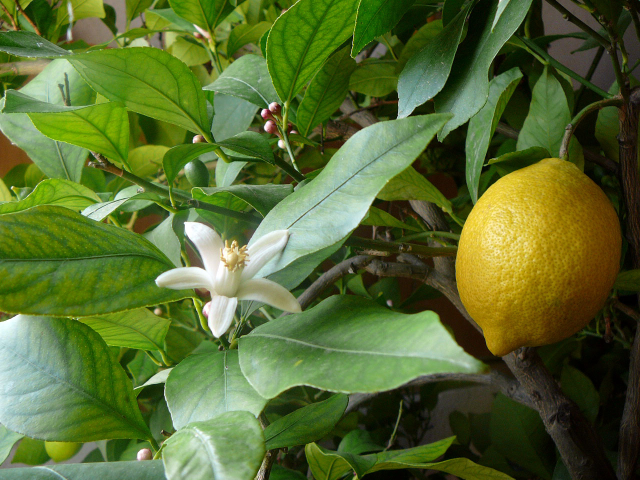
#> input picture _RandomBasicOperations/data/lemon.JPG, 1280 x 960 px, found by its file name (shown at 1/2 size)
$ jupyter execute 8-Threshold_HSV.ipynb
#> lines starting #> are read from the running program, lines starting #| are printed output that depends on the picture; after the words box and inside, x2 and y2 are one past the last pixel; in counts of white or black regions, pixels touching at a corner belong together
[cell 1]
# General import
import os

# 3rd-party import
import cv2
import numpy as np
from PIL import Image
import matplotlib.pyplot as plt

# Local import

[cell 2]
def get_limits(color):
	c = np.uint8([[color]]) # BGR values to convert to HSV
	hsvC = cv2.cvtColor(c, cv2.COLOR_BGR2HSV)

	lowerLimit = hsvC[0][0][0] - 6, 150, 50
	upperLimit = hsvC[0][0][0] + 6, 255, 255

	lowerLimit = np.array(lowerLimit, dtype=np.uint8)
	upperLimit = np.array(upperLimit, dtype=np.uint8)

	return lowerLimit, upperLimit

[cell 3]
yellow = [0, 255, 255] # yellow in BGR colorspace
lowerLimit, upperLimit = get_limits(color=yellow)

[cell 4]
img_path = '../data/lemon.jpg'
img = cv2.imread(img_path)
#> img is the input picture: shape (960, 1280, 3); mean B, G, R 48.8, 106.6, 87

[cell 5]
img_rgb = cv2.cvtColor(img, cv2.COLOR_BGR2RGB)
plt.imshow(img_rgb)
plt.axis('off')
plt.show()

[cell 6]
img_hsv = cv2.cvtColor(img, cv2.COLOR_BGR2HSV)
#> img_hsv: shape (960, 1280, 3); mean H, S, V 42.4, 166.6, 110.2
plt.imshow(img_hsv)
plt.axis('off')
plt.show()

[cell 7]
yellow_mask = cv2.inRange(img_hsv, lowerLimit, upperLimit)
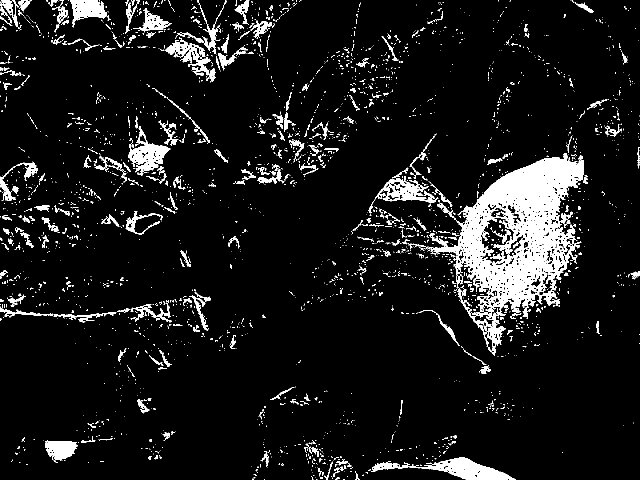
#> yellow_mask: shape (960, 1280) (shown at 1/2 size); 8.6% white; 2862 white regions (2501 under 20 px), largest, box (x1, y1, x2, y2) and area: (816, 306, 1168, 712) 45821, (742, 915, 1032, 960) 4739, (256, 252, 341, 351) 3042
plt.imshow(yellow_mask)
plt.axis('off')
plt.show()

[cell 8]
kernel = np.ones((3, 3), np.uint8)
yellow_mask = cv2.erode(yellow_mask, kernel, iterations=1)
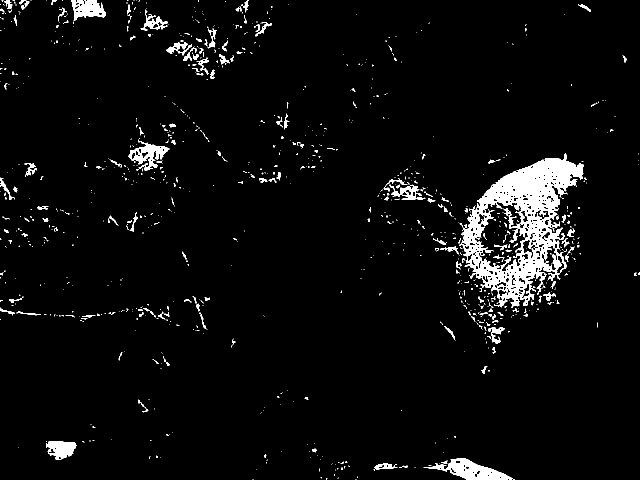
#> yellow_mask: shape (960, 1280) (shown at 1/2 size); 4% white; 981 white regions (822 under 20 px), largest, box (x1, y1, x2, y2) and area: (919, 307, 1167, 616) 26778, (847, 916, 1026, 960) 3212, (257, 279, 339, 341) 1794
yellow_mask = cv2.dilate(yellow_mask, kernel, iterations=1)
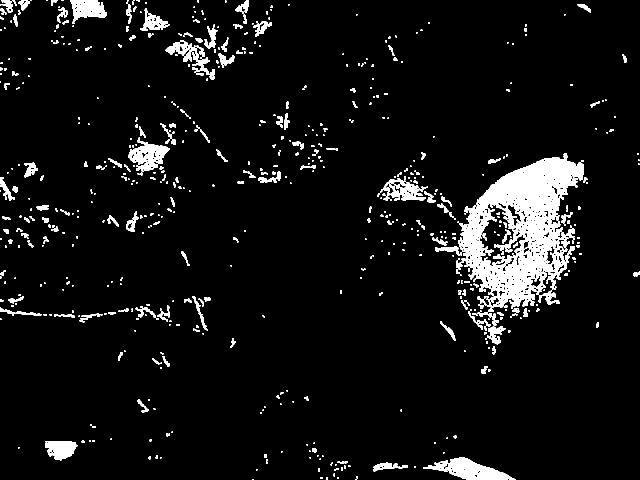
#> yellow_mask: shape (960, 1280) (shown at 1/2 size); 6.7% white; 661 white regions (351 under 20 px)

plt.imshow(yellow_mask)
plt.axis('off')
plt.show()

[cell 9]
# [11 lines of commented-out code are left out]

[cell 10]
yellow_contours, _ = cv2.findContours(yellow_mask, cv2.RETR_EXTERNAL, cv2.CHAIN_APPROX_SIMPLE)
#> yellow_contours = 644 contours, 432 with area under 20; largest, box (x1, y1, x2, y2) and area: (915, 306, 1168, 651) 46184, (846, 915, 1031, 960) 3874, (256, 275, 340, 344) 2865, (141, 0, 213, 48) 2064, (760, 356, 852, 401) 2018
min_area = 4000

for contour in yellow_contours:
    area = cv2.contourArea(contour)
    if area > min_area:
        x, y, w, h = cv2.boundingRect(contour)
        cv2.rectangle(img_rgb, (x, y), (x + w, y + h), (0, 255, 0), 5)
#> this loop made 644 passes
#> (area, x, y, w, h) on pass 420: (46184.5, 915, 306, 253, 345)
#> area on passes 15, 18, 21, 22, 25, 31: 64.5, 437.5, 20.5, 32, 3874.5, 20
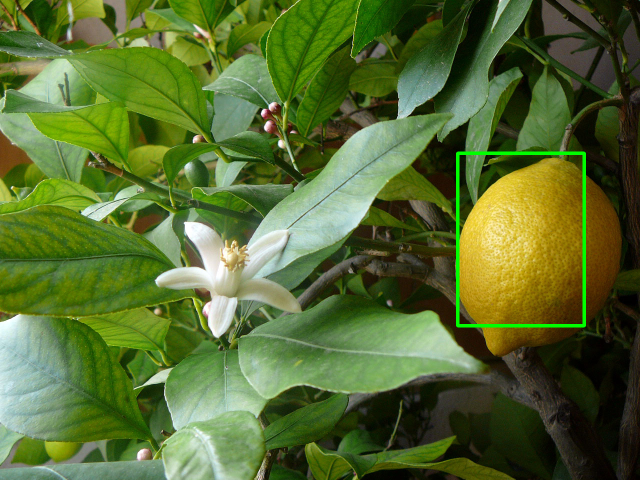
#> img_rgb: shape (960, 1280, 3) (shown at 1/2 size); mean R, G, B 86.5, 107.8, 48.8
